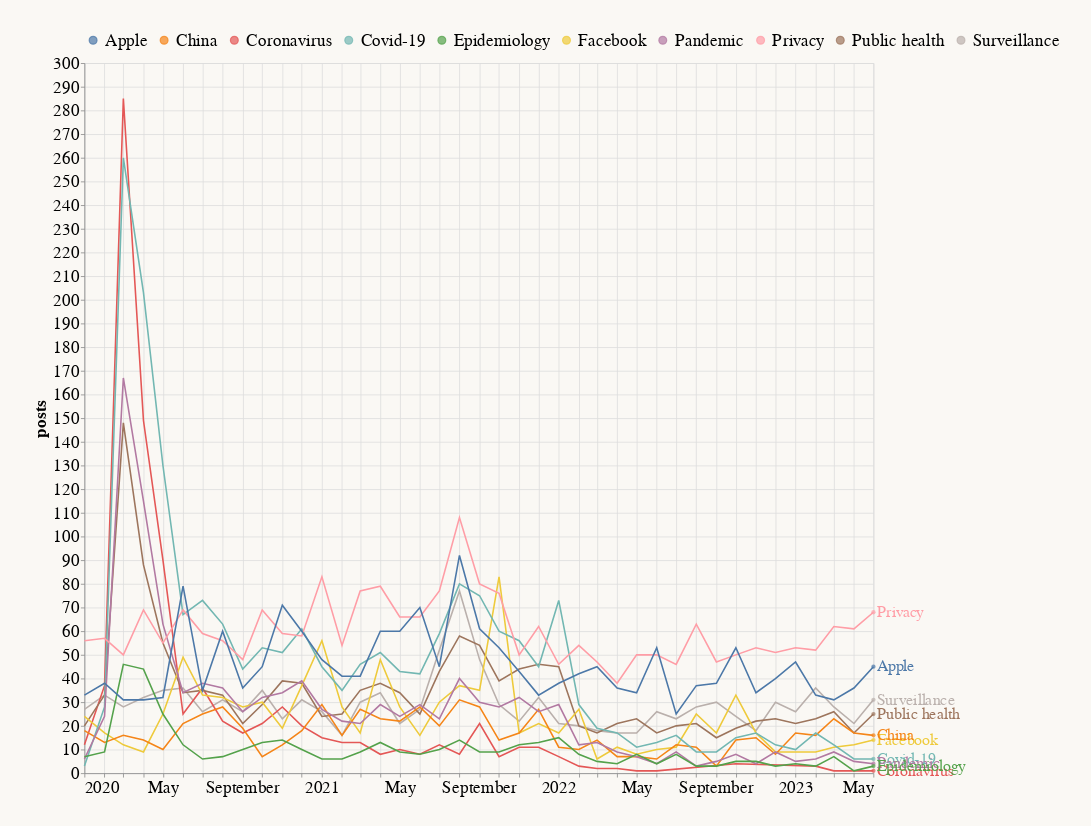

Here is the notebook cell this chart was saved with:
### Code cell
timeseries_chart(timeseries(down_topics))

### Figure 1 — Vega-Lite specification as saved in the notebook (floating-point values rounded to 4 significant figures; data arrays with more than 128 entries replaced by an {"elided": "..."} marker saying what was removed)
{"arc": {"fill": "#30a2da"}, "area": {"fill": "#30a2da"}, "axis": {"domainColor": "#cbcbcb", "grid": true, "gridColor": "#cbcbcb", "gridWidth": 1, "labelColor": "#999", "labelFontSize": 24, "labelPadding": 4, "tickColor": "#cbcbcb", "tickSize": 10, "titleColor": "#333", "titleFontSize": 24, "titlePadding": 10}, "axisBand": {"grid": false}, "background": "#faf8f4", "bar": {"binSpacing": 2, "fill": "#30a2da", "stroke": null}, "group": {"fill": "#f0f0f0"}, "legend": {"labelColor": "#333", "labelFontSize": 14, "padding": 1, "symbolSize": 30, "symbolType": "square", "titleColor": "#333", "titleFontSize": 16, "titlePadding": 20}, "line": {"stroke": "#30a2da", "strokeWidth": 2}, "path": {"stroke": "#30a2da", "strokeWidth": 0.5}, "point": {"filled": true, "shape": "circle"}, "range": {"category": ["#30a2da", "#fc4f30", "#e5ae38", "#6d904f", "#8b8b8b", "#b96db8", "#ff9e27", "#56cc60", "#52d2ca", "#52689e", "#545454", "#9fe4f8"], "diverging": ["#cc0020", "#e77866", "#f6e7e1", "#d6e8ed", "#91bfd9", "#1d78b5"], "heatmap": ["#d6e8ed", "#cee0e5", "#91bfd9", "#549cc6", "#1d78b5"]}, "rect": {"fill": "#30a2da"}, "shape": {"stroke": "#30a2da"}, "title": {"anchor": "start", "fontSize": 24, "fontWeight": 400, "offset": 20}, "layer": [{"mark": {"type": "line"}, "encoding": {"color": {"field": "topic", "legend": {"direction": "horizontal", "labelFontSize": 22, "legendX": 100, "legendY": 40, "orient": "top", "title": ""}, "type": "nominal"}, "x": {"field": "date", "type": "temporal"}, "y": {"field": "posts", "type": "quantitative"}}}, {"mark": {"type": "circle"}, "encoding": {"color": {"field": "topic", "legend": {"direction": "horizontal", "labelFontSize": 22, "legendX": 100, "legendY": 40, "orient": "top", "title": ""}, "type": "nominal"}, "x": {"field": "last_date['date']", "type": "temporal"}, "y": {"field": "last_date['posts']", "type": "quantitative"}}, "transform": [{"aggregate": [{"op": "argmax", "field": "date", "as": "last_date"}], "groupby": ["topic"]}]}, {"mark": {"type": "text", "align": "left", "dx": 4, "fontSize": 20}, "encoding": {"color": {"field": "topic", "legend": {"direction": "horizontal", "labelFontSize": 22, "legendX": 100, "legendY": 40, "orient": "top", "title": ""}, "type": "nominal"}, "text": {"field": "topic", "type": "nominal"}, "x": {"field": "last_date['date']", "type": "temporal"}, "y": {"field": "last_date['posts']", "type": "quantitative"}}, "transform": [{"aggregate": [{"op": "argmax", "field": "date", "as": "last_date"}], "groupby": ["topic"]}]}], "config": {"axis": {"labelFontSize": 22, "titleFontSize": 22}, "padding": 40}, "data": {"name": "data-8634c3fbd3724167043faa9a195f39b7"}, "encoding": {"x": {"axis": {"title": ""}, "title": "date"}, "y": {"title": "posts"}}, "height": 900, "width": 1000, "$schema": "https://vega.github.io/schema/vega-lite/v5.17.0.json", "datasets": {"data-8634c3fbd3724167043faa9a195f39b7": {"elided": "403 records"}}}
